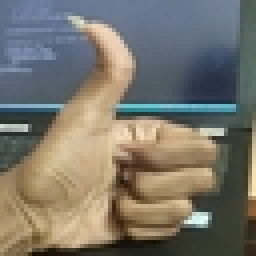
#> input picture src/source1.jpg, 64 x 64 px, given in place of the camera (shown 4 times larger)
$ python palm1.py   (older library calls are emulated)
#> lines starting #> are read from the running program, lines starting #| are printed output that depends on the picture; after the words box and inside, x2 and y2 are one past the last pixel; in counts of white or black regions, pixels touching at a corner belong together
# [74 lines of commented-out code are left out]

import cv2
import numpy as np

(capturex, capturey) = (700, 500)  # captures this size frame


cap = cv2.VideoCapture(0)
cap.set(3, capturex)
cap.set(4, capturey)

kernelOpen = np.ones((5, 5))  # if noise are present other than yellow area
kernelClose = np.ones((20, 20))  # if noise are present in yellow area

#HSV color range which should be detected
lb = np.array([20, 100, 100])
ub = np.array([120, 255, 255])

cd = 0

while True:
    ret, frame = cap.read()
#> frame is the input picture: shape (64, 64, 3); mean B, G, R 107.7, 117.4, 121.3

    #use HSV of yellow to detect only yellow color
    imgSeg = cv2.cvtColor(frame, cv2.COLOR_BGR2HSV)
#> imgSeg: shape (64, 64, 3); mean H, S, V 55.7, 75.5, 135
    #imgSegFlipped = cv2.resize(imgSegFlipped,(500,400))

    #masking and filtering all shades of yellow
    mask = cv2.inRange(imgSeg, lb, ub)
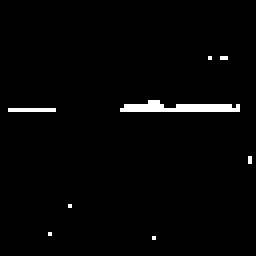
#> mask: shape (64, 64) (shown 4 times larger); 1.9% white in thin lines or dots, all inside (x1, y1, x2, y2) = (2, 14, 63, 60)
    #mask = cv2.resize(mask,(500,400))

    #apply morphology to avoid noise
    maskOpen = cv2.morphologyEx(mask, cv2.MORPH_OPEN, kernelOpen)
#> maskOpen: shape (64, 64); every value is 0
    #maskOpen = cv2.resize(maskOpen,(500,400))
    maskClose = cv2.morphologyEx(maskOpen, cv2.MORPH_CLOSE, kernelClose)
    #maskClose = cv2.resize(maskClose,(500,400))

    final = maskClose
    _, conts, h = cv2.findContours(
        maskClose, cv2.RETR_EXTERNAL, cv2.CHAIN_APPROX_NONE)
#> conts = []; h = None

    if(len(conts) != 0):  # draws the contours of that object which has the highest
        b = max(conts, key=cv2.contourArea)
        # gives the co-ordinate of the left extreme of contour
        west = tuple(b[b[:, :, 0].argmin()][0])
        east = tuple(b[b[:, :, 0].argmax()][0])  # above for east i.e right
        north = tuple(b[b[:, :, 1].argmin()][0])
        south = tuple(b[b[:, :, 1].argmax()][0])
        centre_x = (west[0]+east[0])/2
        centre_y = (north[0]+south[0])/2

        cv2.drawContours(frame, b, -1, (0, 255, 0), 3)
        cv2.circle(frame, west, 6, (0, 0, 255), -1)
        cv2.circle(frame, east, 6, (0, 0, 255), -1)
        cv2.circle(frame, north, 6, (0, 0, 255), -1)
        cv2.circle(frame, south, 6, (0, 0, 255), -1)
        cv2.circle(frame, (int(centre_x), int(centre_y)), 6,
                   (255, 0, 0), -1)  # plots centre of the area

        bint = int(cv2.contourArea(b))

        if (bint in range(8000, 18000)):  # hand is open
            cv2.circle(frame, (int(centre_x), int(centre_y)), 6,
                       (255, 0, 0), -1)  # plots centre of the area
        elif(bint in range(2000, 7000)):  # hand is closed
            cv2.circle(frame, (int(centre_x), int(centre_y)), 10,
                       (255, 255, 255), -1)  # plots centre of the area

    cv2.imshow('video', frame)
    if cv2.waitKey(1) & 0xFF == ord(' '):  # exiting
#> (key Esc is pressed here)
        break

cap.release()
cv2.destroyAllWindows()
